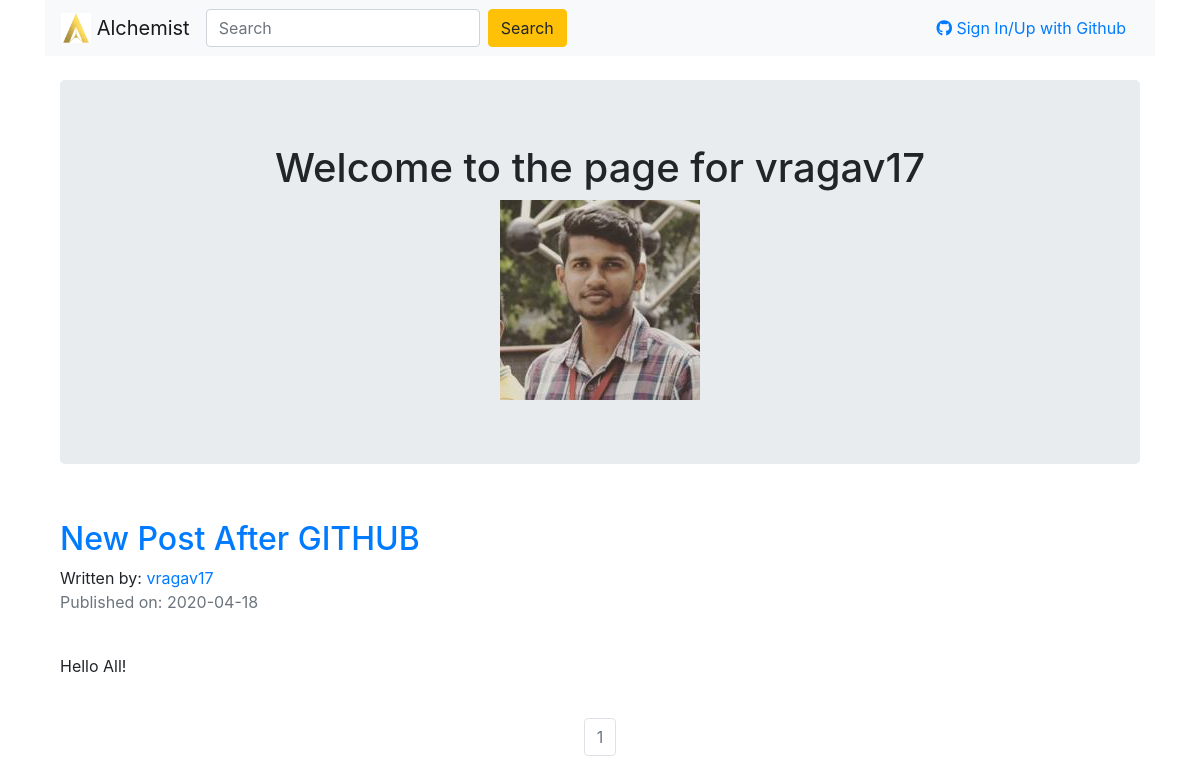
Page /vragav17 on the earlier database version.
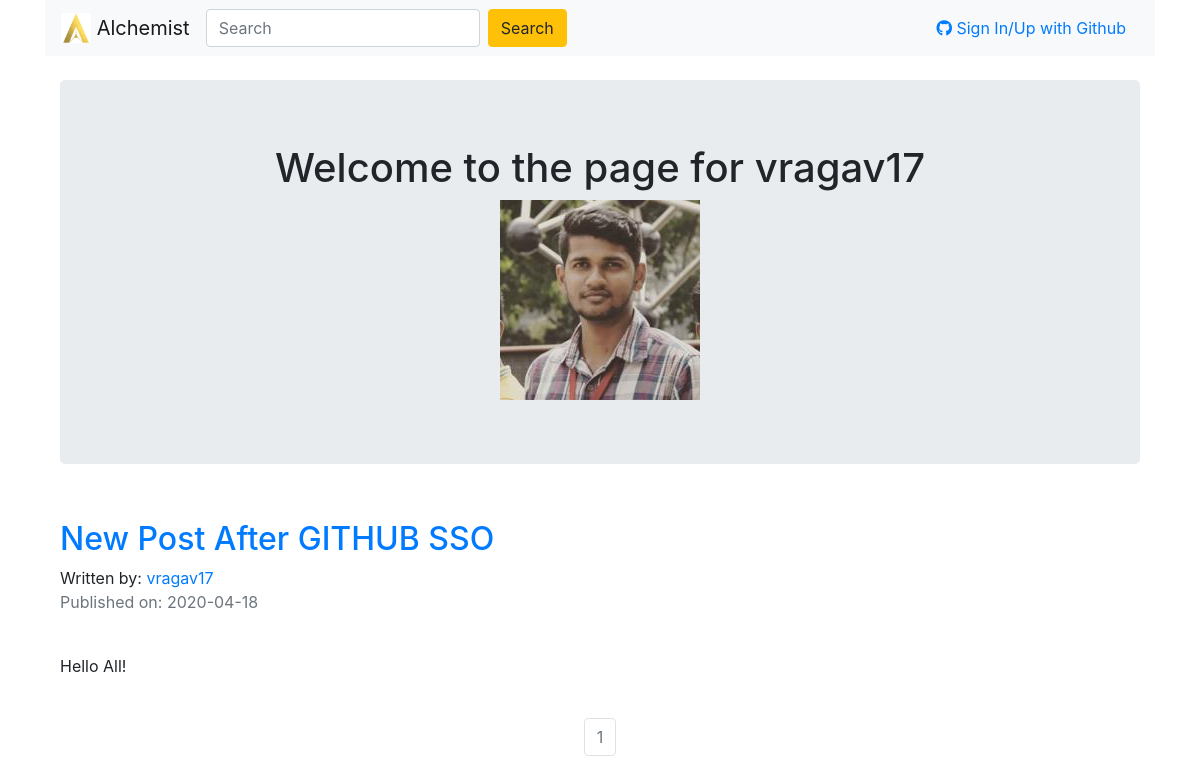
Same page on the later database version.
### alchemist/models.py (models this page shows, shortened)
class BlogPost(db.Model):
    user = db.relationship(User)
    id = db.Column(db.Integer, primary_key=True)
    user_id = db.Column(db.Integer, db.ForeignKey('user.id'), nullable=False)
    date = db.Column(db.DateTime, nullable=False, default=datetime.utcnow)
    title = db.Column(db.String(140), nullable=False)
    text = db.Column(db.Text, nullable=False)

class User(db.Model, UserMixin):
    __tablename__ = 'user'
    id = db.Column(db.Integer, primary_key = True)
    profile_image = db.Column(db.String(20), nullable=False, default='default_profile.png')
    username = db.Column(db.String(64), unique=True, index=True)
    posts = db.relationship('BlogPost', backref='author', lazy=True)

### alchemist/users/views.py (the view)
@users.route("/<username>")
def user_posts(username):
    page = request.args.get('page', 1, type=int)
    user = User.query.filter_by(username=username).first_or_404()
    blog_posts = BlogPost.query.filter_by(author=user).order_by(BlogPost.date.desc()).paginate(page=page, per_page=5)
    return render_template('user_blog_posts.html', blog_posts=blog_posts, user=user)

### alchemist/templates/user_blog_posts.html (shortened to what this page needs)
{% extends "base.html" %}
{% block content %}
<div class="container">
  <div class="jumbotron">
    <div align='center'>
      <h1 >Welcome to the page for {{user.username}}</h1>
      <img align='center' src="{{ url_for('static', filename='profile_pics/' + user.profile_image) }}">
    </div>
  </div>
{% for post in blog_posts.items %}
          <h2><a href="{{ url_for('blog_posts.blog_post', blog_post_id=post.id) }}">{{ post.title }}</a></h2>
          Written by: <a href="{{ url_for('users.user_posts', username=post.author.username) }}">{{ post.author.username }}</a>
          <p class="text-muted">Published on: {{ post.date.strftime('%Y-%m-%d') }}</p>
          <br>
            <p>{{post.text}}</p>
          <br>
{% endfor %}
</div>
<nav aria-label="Page navigation example">
  <ul class="pagination justify-content-center">
    {% for page_num in blog_posts.iter_pages(left_edge=1, right_edge=1, left_current=1, right_current=2) %}
            {% if blog_posts.page == page_num %}
              <li class="page-item disabled">
                <a class="page-link" href="{{ url_for('users.user_posts', username=user.username, page=page_num) }}">{{ page_num }}</a></li>
            {% else %}
              <li class="page-item"><a class="page-link" href="{{ url_for('users.user_posts', username=user.username, page=page_num) }}">{{ page_num }}</a></li>
            {% endif %}
    {% endfor %}
</nav>
{% endblock content %}

Differences in the rows shown:
changed BlogPost "Hello All!": title "New Post After GITHUB" → "New Post After GITHUB SSO"
